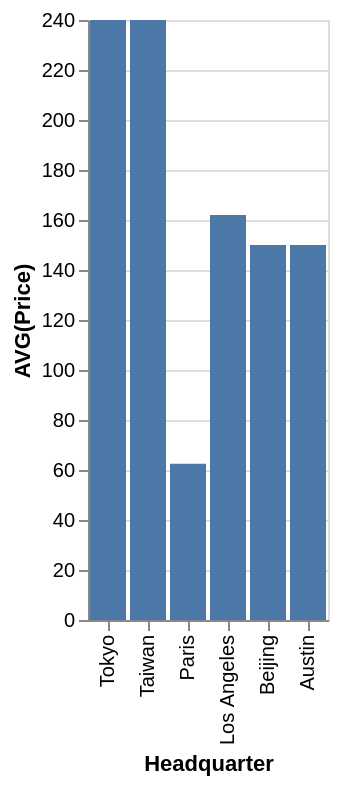

Vega-Lite specification for this chart:
### Vega-Lite specification from a JSON file in a GitHub repository (floating-point values rounded to 4 significant figures)
{"data": {"values": [{"x_data": "Tokyo", "y_data": 240}, {"x_data": "Taiwan", "y_data": 240}, {"x_data": "Paris", "y_data": 62.5}, {"x_data": "Los Angeles", "y_data": 162}, {"x_data": "Beijing", "y_data": 150}, {"x_data": "Austin", "y_data": 150}]}, "mark": "bar", "encoding": {"x": {"field": "x_data", "type": "nominal", "title": "Headquarter", "sort": "descending"}, "y": {"field": "y_data", "type": "quantitative", "title": "AVG(Price)"}}}
